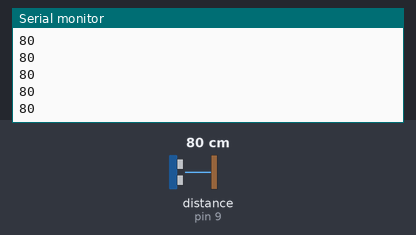
Bench run of a sketch on a simulated Arduino Uno, built with avr-gcc and run on an emulated ATmega328P. On the bench: the last lines printed to the serial monitor. Wiring (inferred from the names in the program): ultrasonic range finder: trigger pin 10; echo pin 9. The test bench sets the inputs (shaded band); at power-on: distance to the obstacle (sensor on pin 9) 80 cm. The echo pulse lasts 58.3 µs per cm.

Above: at 1.2 s.
1.3 s: distance to the obstacle (sensor on pin 9) set to 2 cm
At 1.37 s:
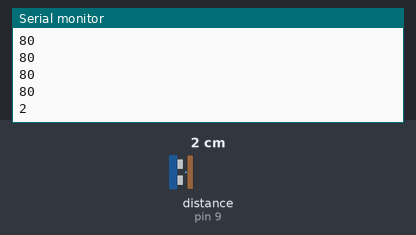
2.8 s: distance to the obstacle (sensor on pin 9) set to 4 cm
At 2.89 s:
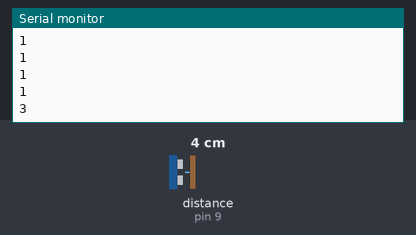
Timing chart, 0 to 5.8 s (numbered marks = the images above; inputs shaded):
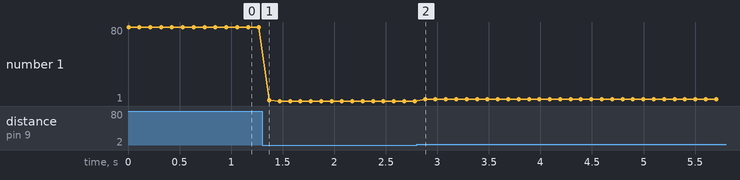

The sketch:

robot.ino
```cpp
const int trigPin= 10;
const int echoPin = 9;
long duration;

void setup()
{
  Serial.begin(9600);
  pinMode(trigPin, OUTPUT);
  pinMode(echoPin, INPUT);
}
void loop()
{
  digitalWrite(trigPin,LOW);
  delayMicroseconds(2);
  digitalWrite(trigPin, HIGH);
  delayMicroseconds(10);
  digitalWrite(trigPin,LOW);
  duration= pulseIn(echoPin, HIGH);
  int cm = duration/29/2;
  Serial.print(cm);
  Serial.println();
  delay(100);
}
```

Measured:
- after the input at 1.3 s, the serial monitor: prints a new line after 0.07 s (image 1)
- after the input at 2.8 s, the serial monitor: prints a new line after 0.08 s (image 2)
- plotted number 1: 80 → 1 after the input at 1.3 s, 1 → 3 after the input at 2.8 s
